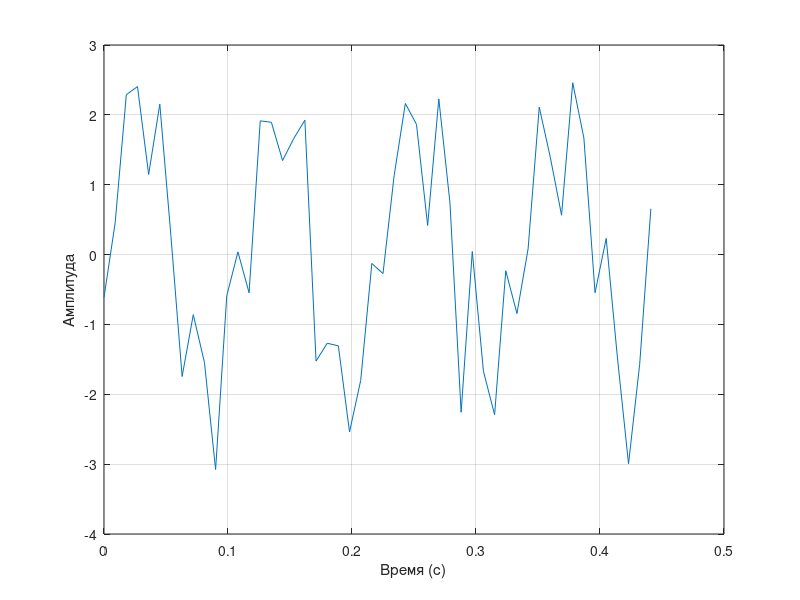

The MATLAB source for this figure:
% Создаем вектор времени от 0 до 1 с шагом 0.009
t = 0:0.009:1;

% Генерируем сигнал, представляющий собой сумму двух синусоид с различными частотами
y = sin(3 * pi * 50 * t) + 2 * sin(2 * pi * 120 * t);

% Задаем начальное состояние генератора случайных чисел
randn('state', 0);

% Генерируем случайный шум и добавляем его к сигналу
yn = y + 0.5 * randn(size(t));

% Строим график первых 50 отсчетов сигнала с шумом
plot(t(1:50), yn(1:50));
grid on;

% Добавляем подписи к осям для ясности
xlabel('Время (с)');
ylabel('Амплитуда');

